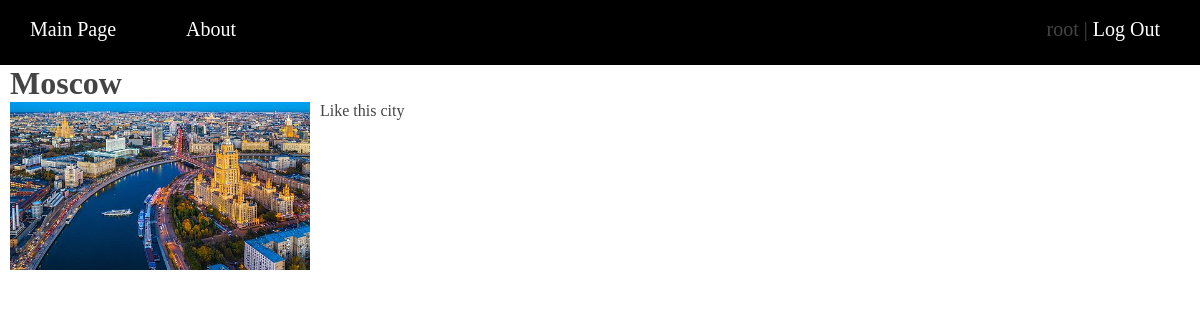
/place/1/ (signed in), run on the app's committed database.
### placesremember_app/models.py (models this page shows, shortened)
class Place(models.Model):
    title = models.CharField(max_length=250, blank=False, verbose_name="Place Title")
    photo = models.ImageField(
        upload_to="photos/", blank=True, verbose_name="Place Photo"
    )
    content = models.TextField(default="", blank=True, verbose_name="Comment")
    time_create = models.DateTimeField(auto_now_add=True, verbose_name="Creation Time")
    time_update = models.DateTimeField(auto_now=True, verbose_name="Change Time")
    user_id = models.ForeignKey(
        User, on_delete=models.CASCADE, blank=False, verbose_name="User ID"
    )
    lon = models.FloatField(default=0.0)
    lat = models.FloatField(default=0.0)
    def __str__(self):
        return f"{self.title}"
    class Meta:
        verbose_name = "Place"
        ordering = ["id"]

### placesremember_app/views.py (the view)
# urls.py: path("place/<int:place_id>/", ShowPlace.as_view(), name="place"),
class ShowPlace(DataMixin, DetailView):
    model = Place
    template_name = "showplace.html"
    pk_url_kwarg = "place_id"
    context_object_name = "place"
    def get_context_data(self, *, object_list=None, **kwargs):
        context = super().get_context_data(**kwargs)
        place_data = self.get_user_context(title=context["place"])
        return dict(list(context.items()) + list(place_data.items()))

### placesremember_app/utils.py (called while the page is built)
    def get_user_context(self, **kwargs):
        context = kwargs
        context["menu"] = menu
        return context

### templates/showplace.html (shortened to what this page needs)
{% extends 'base.html' %}
{% load account %}
{% block content %}
{% if request.user.id == place.user_id_id %}
    <div class="show-place">
       <h1 style="margin-left: 10px;">{{ place.title }}</h1>
        {% if place.photo %}
            <div class="place-photo">
                <p><img class="img-article-left thumb" src="{{ place.photo.url }}"></p>
            </div>
        {% endif %}
        <p>{{ place.content }}</p>
    </div>
    <br>
{% endif %}
{% endblock %}

### templates/base.html (shortened to what this page needs)
{% load static %}
{% load i18n %}
<!DOCTYPE html>
<html lang="en">
<head>
    <link rel="stylesheet" href="{% static 'css/style.css' %}" type="text/css">
</head>
<body>
{% block mainmenu %}
<div class="header">
    <ul id="mainmenu" class="mainmenu">
        {% for tab in menu %}
            <li><a href="{% url tab.url_name %}">{{ tab.title }}</a></li>
        {% endfor %}
        {% if request.user.is_authenticated %}
            {% if not user.first_name %}
                <li class="last"> {{ user.username }} | <a href="{% url 'account_logout' %}">Log Out</a></li>
            {% else %}
                <li class="last"> {{ user.first_name }} | <a href="{% url 'account_logout' %}">Log Out</a></li>
            {% endif %}
        {% endif %}
    </ul>
</div>
{% endblock mainmenu %}
{% block content %}
{% endblock %}
</body>
</html>

### placesremember_app/static/css/style.css (style rules this page uses)
* { margin: 0; padding: 0; }
html, body { font-family: Poppins-Medium; margin: 0; padding: 0; height: 100%; width: 100%; color: #444; }
a { color: #ffffff; text-decoration: none; }
img { max-width: 600px; height: auto; }
img.img-article-left { max-width: 300px; height: auto; float: left; padding: 0 10px 10px 0; margin-left: 10px; }
img.img-article-left.thumb { max-width: 300px; height: auto; }
.header { background: #000000; height: 65px; }
ul.mainmenu { list-style: none; margin: 0; padding: 0; height: 60px; color: #fffff; font-size: 20px; overflow: hidden; }
ul.mainmenu li { float: left; margin: 18px 40px 0 30px; }
ul.mainmenu li.last { float: right; }
ul.mainmenu li a { color: #fffff; text-decoration: none; }

### data on the page
Place: title "Moscow", photo (picture), content "Like this city"

### other printed values
{{ tab.title }} "Main Page" "About"
{{ user.username }} "root"
